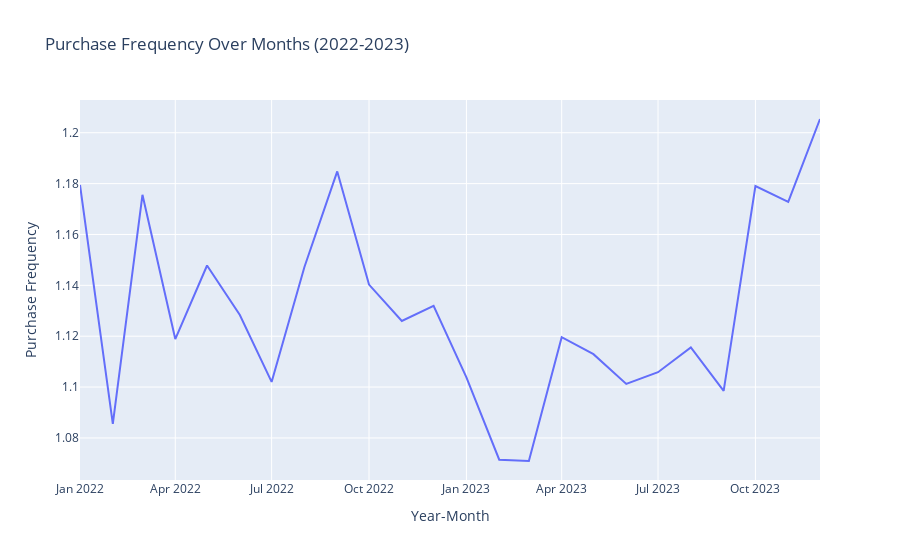

Notebook cell for this chart:
### Code cell
# Create an empty list to store monthly purchase frequencies
monthly_purchase_frequencies = []

# Iterate over each month within the time period
start_date = pd.to_datetime('2022-01-01')
end_date = pd.to_datetime('2023-12-31')

while start_date <= end_date:
    # Filter orders for the current month
    orders_in_month = filtered_orders[filtered_orders['Paid_at'].dt.to_period('M') == start_date.to_period('M')]
    
    # Calculate the purchase frequency for the current month
    if len(orders_in_month) > 0:
        purchase_frequency = len(orders_in_month) / orders_in_month['Email'].nunique()
    else:
        purchase_frequency = 0
    
    # Append the purchase frequency to the list
    monthly_purchase_frequencies.append({'Month': start_date.strftime('%Y-%m'), 'Purchase_Frequency': purchase_frequency})
    
    # Move to the next month
    start_date = start_date + pd.DateOffset(months=1)

# Convert the list to a DataFrame
monthly_purchase_frequencies_df = pd.DataFrame(monthly_purchase_frequencies)

# Plot the data using Plotly
fig = px.line(monthly_purchase_frequencies_df, x='Month', y='Purchase_Frequency', 
              title='Purchase Frequency Over Months (2022-2023)',
              labels={'Purchase_Frequency': 'Purchase Frequency', 'Month': 'Year-Month'})
fig.show()

### Figure 1 — Plotly figure (JSON) as saved in the notebook; plotly's stock layout.template omitted (floating-point values rounded to 4 significant figures)
{"data": [{"hovertemplate": "Year-Month=%{x}<br>Purchase Frequency=%{y}<extra></extra>", "legendgroup": "", "line": {"color": "#636efa", "dash": "solid"}, "marker": {"symbol": "circle"}, "mode": "lines", "name": "", "orientation": "v", "showlegend": false, "type": "scatter", "x": ["2022-01", "2022-02", "2022-03", "2022-04", "2022-05", "2022-06", "2022-07", "2022-08", "2022-09", "2022-10", "2022-11", "2022-12", "2023-01", "2023-02", "2023-03", "2023-04", "2023-05", "2023-06", "2023-07", "2023-08", "2023-09", "2023-10", "2023-11", "2023-12"], "xaxis": "x", "y": [1.179, 1.086, 1.176, 1.119, 1.148, 1.128, 1.102, 1.147, 1.185, 1.14, 1.126, 1.132, 1.104, 1.071, 1.071, 1.12, 1.113, 1.101, 1.106, 1.116, 1.099, 1.179, 1.173, 1.205], "yaxis": "y"}], "layout": {"legend": {"tracegroupgap": 0}, "title": {"text": "Purchase Frequency Over Months (2022-2023)"}, "xaxis": {"anchor": "y", "domain": [0, 1], "title": {"text": "Year-Month"}}, "yaxis": {"anchor": "x", "domain": [0, 1], "title": {"text": "Purchase Frequency"}}}}
